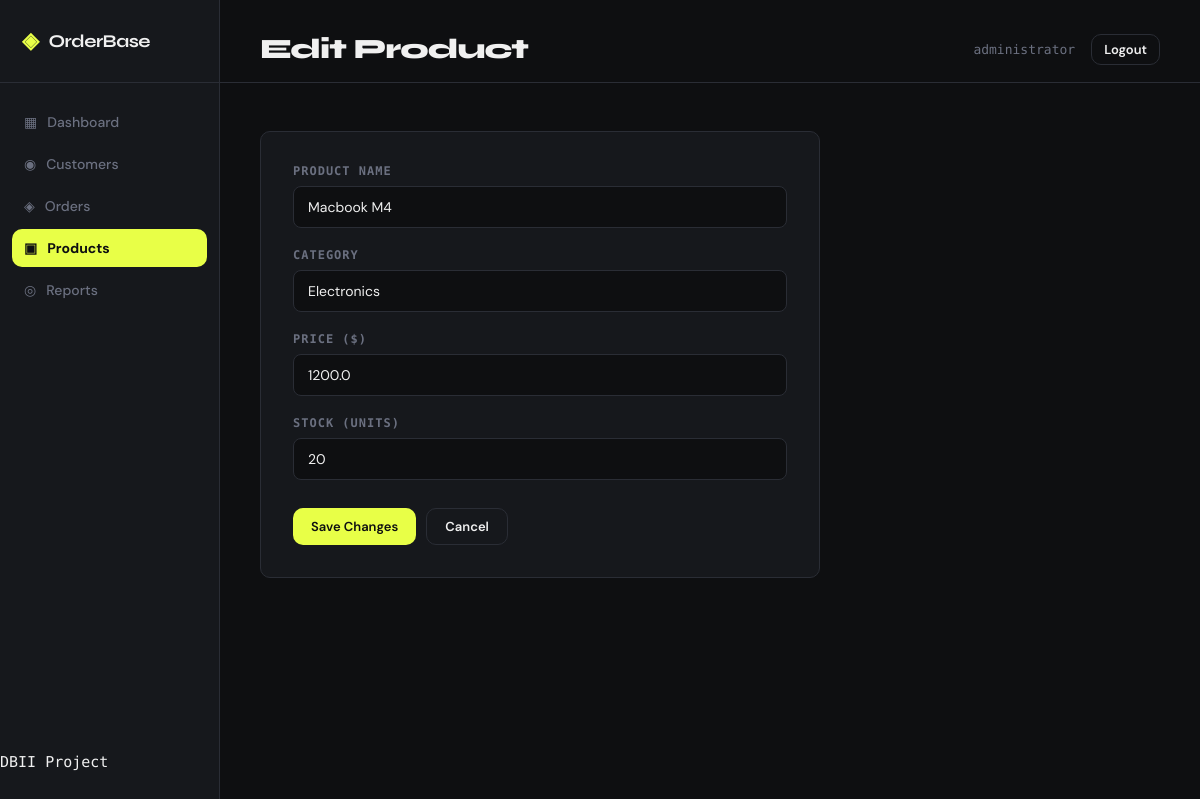
/products/edit/1 (signed in), run on the app's committed database.
### models.py (models this page shows)
class User(db.Model, UserMixin):
    __tablename__ = 'users'
    id       = db.Column(db.Integer, primary_key=True)
    username = db.Column(db.String(80), unique=True, nullable=False)
    email    = db.Column(db.String(120), unique=True, nullable=False)
    password = db.Column(db.String(200), nullable=False)
    role     = db.Column(db.String(20), default='user')
    def is_admin(self):
        return self.role == 'admin'

class Product(db.Model):
    __tablename__ = 'products'
    id       = db.Column(db.Integer, primary_key=True)
    name     = db.Column(db.String(100), nullable=False)
    price    = db.Column(db.Float, nullable=False)
    stock    = db.Column(db.Integer, default=0)
    category = db.Column(db.String(50))
    order_items = db.relationship('OrderItem', backref='product', lazy=True)

### app.py (the view, shortened to what this page needs)
@app.route('/products/edit/<int:id>', methods=['GET', 'POST'])
@login_required
@admin_required
def edit_product(id):
    product = Product.query.get_or_404(id)
    return render_template('product_form.html', product=product)

### app.py (called while the page is built)
@login_manager.user_loader
def load_user(user_id):
    return User.query.get(int(user_id))

def admin_required(f):
    @wraps(f)
    def decorated_function(*args, **kwargs):
        if not current_user.is_authenticated or not current_user.is_admin():
            flash('You need admin privileges to access this page.', 'error')
            return redirect(url_for('index'))
        return f(*args, **kwargs)
    return decorated_function

### templates/product_form.html (shortened to what this page needs)
{% extends 'base.html' %}  {% block page_title %}{{ 'Edit Product' if
product else 'New Product' }}{% endblock %} {% block content %}
<div class="form-card">
  <form method="POST">
    <div class="form-group">
      <label>Product Name</label>
      <input
        type="text"
        name="name"
        value="{{ product.name if product else '' }}"
        placeholder="e.g. Laptop, Wireless Mouse"
        required />
    </div>
    <div class="form-group">
      <label>Category</label>
      <input
        type="text"
        name="category"
        value="{{ product.category if product else '' }}"
        placeholder="e.g. Electronics, Furniture" />
    </div>
    <div class="form-group">
      <label>Price ($)</label>
      <input
        type="number"
        name="price"
        step="0.01"
        min="0"
        value="{{ product.price if product else '' }}"
        placeholder="0.00"
        required />
    </div>
    <div class="form-group">
      <label>Stock (units)</label>
      <input
        type="number"
        name="stock"
        min="0"
        value="{{ product.stock if product else '0' }}"
        placeholder="0" />
    </div>
    <div class="form-actions">
      <button type="submit" class="btn btn-primary">
        {{ 'Save Changes' if product else 'Add Product' }}
      </button>
      <a href="{{ url_for('products') }}" class="btn btn-ghost">Cancel</a>
    </div>
  </form>
</div>
{% endblock %}

### templates/base.html (shortened to what this page needs)
<!doctype html>
<html lang="en">
  <head>
    <link
      rel="stylesheet"
      href="{{ url_for('static', filename='style.css') }}" />
  </head>
  <body>
    <div class="layout">
      <aside class="sidebar">
        <div class="brand">
          <span class="brand-icon">◈</span>
          <span class="brand-name">OrderBase</span>
        </div>
        <nav class="nav">
          <a
            href="{{ url_for('index') }}"
            class="nav-item {% if request.endpoint == 'index' %}active{% endif %}">
            <span class="nav-icon">▦</span> Dashboard
          </a>
          <a
            href="{{ url_for('customers') }}"
            class="nav-item {% if 'customer' in request.endpoint %}active{% endif %}">
            <span class="nav-icon">◉</span> Customers
          </a>
          <a
            href="{{ url_for('orders') }}"
            class="nav-item {% if request.endpoint in ['orders', 'new_order', 'edit_order', 'delete_order'] %}active{% endif %}">
            <span class="nav-icon">◈</span> Orders
          </a>
          {% if current_user.is_authenticated and current_user.is_admin() %}
          <a
            href="{{ url_for('products') }}"
            class="nav-item {% if 'product' in request.endpoint %}active{% endif %}">
            <span class="nav-icon">▣</span> Products
          </a>
          <a
            href="{{ url_for('reports') }}"
            class="nav-item {% if request.endpoint == 'reports' %}active{% endif %}">
            <span class="nav-icon">◎</span> Reports
          </a>
          {% endif %}
        </nav>
        <div class="sidebar-footer">
          <span class="mono">DBII Project</span>
        </div>
      </aside>
      <main class="main">
        <div class="topbar">
          <h1 class="page-title">
            {% block page_title %}Dashboard{% endblock %}
          </h1>
          <div class="topbar-user">
            {% if current_user.is_authenticated %}
            <span class="user-email">{{ current_user.username }}</span>
            <form
              method="POST"
              action="{{ url_for('logout') }}"
              style="display: inline">
              <button type="submit" class="btn btn-ghost btn-small">
                Logout
              </button>
            </form>
            {% else %}
            <a href="{{ url_for('login') }}" class="btn btn-ghost btn-small"
              >Login</a
            >
            {% endif %}
          </div>
        </div>
        <div class="content">{% block content %}{% endblock %}</div>
      </main>
    </div>
  </body>
</html>

### static/style.css (style rules this page uses)
*, *::before, *::after { box-sizing: border-box; margin: 0; padding: 0; }
:root { --bg: #0e0f11; --surface: #16181c; --surface2: #1e2128; --border: #2a2d35; --accent: #e8ff47; --accent2: #47c8ff; --danger: #ff4d6d; --success: #47ffb2; --info: #47c8ff; --text: #f0f0f0; --muted: #6b7080; --sidebar-w: 220px; --radius: 10px; --font-head: "Syne", sans-serif; --font-body: "DM Sans", sans-serif; --font-mono: "DM Mono", monospace; }
body { background: var(--bg); color: var(--text); font-family: var(--font-body); font-size: 15px; min-height: 100vh; }
.layout { display: flex; min-height: 100vh; }
.sidebar { width: var(--sidebar-w); background: var(--surface); border-right: 1px solid var(--border); display: flex; flex-direction: column; padding: 28px 0; position: fixed; top: 0; left: 0; bottom: 0; }
.brand { display: flex; align-items: center; gap: 10px; padding: 0 22px 28px; border-bottom: 1px solid var(--border); font-family: var(--font-head); font-weight: 700; font-size: 18px; letter-spacing: -0.5px; }
.brand-icon { color: var(--accent); font-size: 22px; }
.nav { padding: 20px 12px; display: flex; flex-direction: column; gap: 4px; flex: 1; }
.nav-item { display: flex; align-items: center; gap: 10px; padding: 10px 12px; border-radius: var(--radius); color: var(--muted); text-decoration: none; font-weight: 500; font-size: 14px; transition: all 0.15s; }
.nav-item.active { background: var(--accent); color: #0e0f11; font-weight: 700; }
.nav-item.active .nav-icon { color: #0e0f11; }
.main { margin-left: var(--sidebar-w); flex: 1; display: flex; flex-direction: column; min-height: 100vh; }
.topbar { padding: 32px 40px 16px; display: flex; justify-content: space-between; align-items: center; gap: 20px; border-bottom: 1px solid var(--border); margin-bottom: 20px; }
.page-title { font-family: var(--font-head); font-weight: 800; font-size: 28px; letter-spacing: -1px; flex: 1; }
.content { padding: 28px 40px 48px; }
.btn { display: inline-flex; align-items: center; gap: 6px; padding: 9px 18px; border-radius: var(--radius); font-size: 13px; font-weight: 600; cursor: pointer; border: none; text-decoration: none; transition: all 0.15s; font-family: var(--font-body); }
.btn-primary { background: var(--accent); color: #0e0f11; }
.btn-ghost { background: transparent; color: var(--text); border: 1px solid var(--border); }
.form-card { background: var(--surface); border: 1px solid var(--border); border-radius: var(--radius); padding: 32px; max-width: 560px; }
.form-group { margin-bottom: 20px; }
label { display: block; font-size: 12px; font-weight: 600; letter-spacing: 1px; text-transform: uppercase; color: var(--muted); margin-bottom: 8px; font-family: var(--font-mono); }
input, select { width: 100%; padding: 11px 14px; background: var(--bg); border: 1px solid var(--border); border-radius: 8px; color: var(--text); font-size: 14px; font-family: var(--font-body); transition: border 0.15s; outline: none; }
.form-actions { display: flex; gap: 10px; margin-top: 28px; }
.mono { font-family: var(--font-mono); }
a { color: var(--accent2); text-decoration: none; }
.topbar-user { display: flex; align-items: center; gap: 16px; white-space: nowrap; }
.user-email { font-size: 13px; color: var(--muted); font-family: var(--font-mono); }
.btn-small { padding: 6px 12px; font-size: 13px; }

### data on the page
User: username "administrator"
Product: name "Macbook M4", category "Electronics", price "1200.0", stock "20"

### other printed values
{{ 'Edit Product' if
product else 'New Product' }} "Edit Product"
{{ 'Save Changes' if product else 'Add Product' }} "Save Changes"
